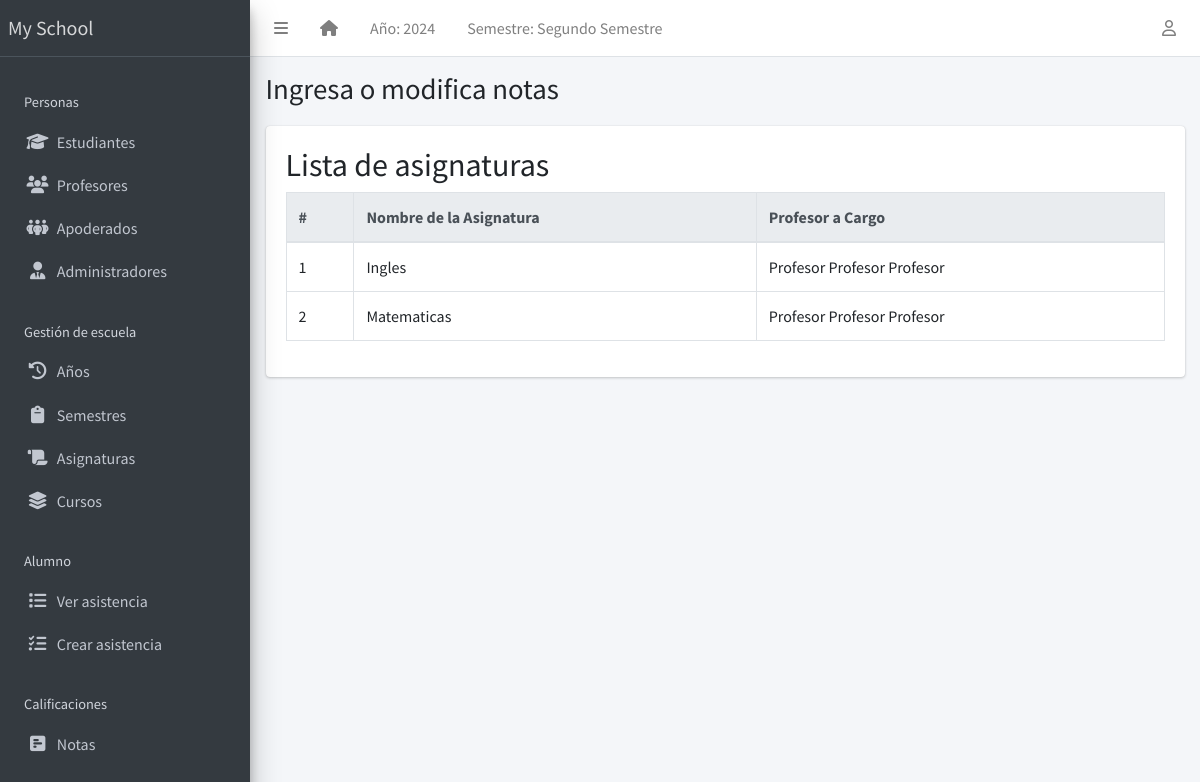
Screenshot of /result/subject_list/ with the database file from the repository.
### apps/corecode/models.py (models this page shows, shortened)
class AcademicSession(models.Model):
    name = models.CharField(max_length=200, unique=True)
    current = models.BooleanField(default=True)
    class Meta:
        ordering = ["-name"]

class AcademicTerm(models.Model):
    name = models.CharField(max_length=20, unique=True)
    current = models.BooleanField(default=True)
    class Meta:
        ordering = ["name"]

class SiteConfig(models.Model):
    key = models.SlugField()
    value = models.CharField(max_length=200)

class Subject(models.Model):
    name = models.CharField(max_length=200, unique=True, verbose_name="Nombre")
    class Meta:
        ordering = ["name"]

### apps/teachers/models.py (models this page shows, shortened)
class Teacher(models.Model):
    STATUS = [("activo", "Activo"), ("inactivo", "Inactivo")]
    GENDER = [("masculino", "Masculino"), ("femenino", "Femenino")]
    rut_regex = RegexValidator(
        regex=r"^\d{1,2}\d{3}\d{3}-[0-9kK]{1}$",
        message="El RUT debe estar en el formato 'XXXXXXXX-X'"
    )
    rut = models.CharField(max_length=12, unique=True, validators=[rut_regex], blank=True)
    estado = models.CharField(max_length=10, choices=STATUS, default="activo")
    apellido_paterno = models.CharField(max_length=200)
    apellido_materno = models.CharField(max_length=200)
    nombres = models.CharField(max_length=200, blank=True)
    sexo = models.CharField(max_length=10, choices=GENDER, default="masculino")
    fecha_nacimiento = models.DateField(default=timezone.now)
    fecha_admision = models.DateField(default=timezone.now)
    telefono_regex = RegexValidator(
        regex="^[0-9]{9,15}$", message="El número de teléfono no tiene el formato correcto."
    )
    telefono = models.CharField(
        validators=[telefono_regex], max_length=15, blank=True
    )
    direccion = models.TextField(blank=True)
    observaciones = models.TextField(blank=True)
    email = models.EmailField(
        max_length=254, unique=True, validators=[EmailValidator()],
        blank=True, null=True
    )
    foto = models.ImageField(blank=True, upload_to="students/fotos/")
    subjects = models.ManyToManyField(Subject, related_name="teachers", blank=True)
    class Meta:
        ordering = ["apellido_paterno", "apellido_materno", "nombres"]

### apps/result/views.py (the view)
# urls.py: path('subject_list/', subject_list, name='subject_list'),
def subject_list(request):
    subjects = Subject.objects.prefetch_related('teachers').all()
    return render(request, 'result/subject_list.html', {'subjects': subjects})

### apps/corecode/context_processors.py (called while the page is built)
def site_defaults(request):
    current_session = AcademicSession.objects.get(current=True)
    current_term = AcademicTerm.objects.get(current=True)
    vals = SiteConfig.objects.all()
    contexts = {
        "current_session": current_session.name,
        "current_term": current_term.name,
    }
    for val in vals:
        contexts[val.key] = val.value
    return contexts

### apps/templatetags/user_groups.py (called while the page is built)
@register.filter
def in_group(user, group_id):
    return user.groups.filter(id=group_id).exists()

### apps/result/templates/result/subject_list.html (shortened to what this page needs)
{% extends 'base.html' %}
{% block title %}Ingresa o modifica notas{% endblock title %}
{% block content %}
<h2>Lista de asignaturas</h2>
<div class="table-responsive">
  <table id="subjectTable" class="table table-bordered table-hover" data-page-length='10'>
    <thead class="thead-light">
      <tr>
        <th>#</th>
        <th>Nombre de la Asignatura</th>
        <th>Profesor a Cargo</th>
      </tr>
    </thead>
    <tbody>
      {% for subject in subjects %}
        <tr class="clickable-row" data-href="{% url 'create_result' subject.id %}">
          <td>{{ forloop.counter }}</td>
          <td>{{ subject.name }}</td>
          <td>
            {% for teacher in subject.teachers.all %}
              {{ teacher.nombres }} {{ teacher.apellido_paterno }} {{ teacher.apellido_materno }}
            {% empty %}
              Sin profesor asignado
            {% endfor %}
          </td>
        </tr>
      {% endfor %}
    </tbody>
  </table>
</div>
{% endblock content %}
{% block morejs %}
<link rel="stylesheet" href="//cdn.datatables.net/1.10.25/css/jquery.dataTables.min.css"/>
{% endblock morejs %}

### templates/base.html (shortened to what this page needs)
{% load static %}
{% load custom_templatetag %}
<!DOCTYPE html>
<html lang="en">
<head>
  <link rel="stylesheet" href="https://cdnjs.cloudflare.com/ajax/libs/dropzone/5.9.3/dropzone.min.css">
  <link rel="stylesheet" href="https://cdnjs.cloudflare.com/ajax/libs/font-awesome/6.6.0/css/all.min.css" />
  <link rel="stylesheet"
    href="{% static 'plugins/overlayScrollbars/css/OverlayScrollbars.min.css' %}">
  <link rel="stylesheet" href="{% static 'plugins/Datatables/datatables.min.css' %}" />
  <link rel="stylesheet" href="{% static 'dist/css/adminlte.min.css' %}">
</head>
<body
  class="hold-transition sidebar-mini layout-fixed layout-navbar-fixed layout-footer-fixed">
  <div class="wrapper">
    <nav class="main-header navbar navbar-expand navbar-white navbar-light">
      <ul class="navbar-nav">
        <li class="nav-item">
          <a class="nav-link" data-widget="pushmenu" href="#" role="button"><i
              class="fas fa-bars"></i></a>
        </li>
        <li class="nav-item d-none d-sm-inline-block">
          <a href="{% url 'home' %} " class="nav-link"><i class="fa fa-home"></i></a>
        </li>
        <li class="nav-item d-none d-sm-inline-block">
          <a href="{% url 'current-session' %}" class="nav-link">Año: {{ current_session }}</a>
        </li>
        <li class="nav-item d-none d-sm-inline-block">
          <a href="{% url 'current-session' %}" class="nav-link">Semestre: {{ current_term }}</a>
        </li>
      </ul>
      <ul class="navbar-nav ml-auto">
        <li class="nav-item dropdown">
          <a class="nav-link" data-toggle="dropdown" href="#">
            <i class="far fa-user"></i>
          </a>
        </li>
      </ul>
    </nav>
    <aside class="main-sidebar sidebar-dark-primary elevation-4">
      <a href="{% url 'home' %}" class="brand-link">{{ school_name | default:"MySchool" }}</a>
      <div class="sidebar">
        <nav class="mt-2">
          <ul class="nav nav-pills nav-sidebar flex-column" data-widget="treeview" role="menu" data-accordion="false">
            <li class="nav-header" style="padding: 1.7rem 1rem .5rem;">Personas</li>
            <li class="nav-item">
              <a href="{% url 'student-list' %}" class="nav-link">
                <i class="nav-icon fas fa-graduation-cap"></i>
                <p>
                  Estudiantes
                </p>
              </a>
            </li>
            <li class="nav-item">
              <a href="{% url 'teacher-list' %}" class="nav-link">
                <i class="nav-icon fas fa-users"></i>
                <p>
                  Profesores
                </p>
              </a>
            </li>
            <li class="nav-item">
              <a href="{% url 'representatives-list' %}" class="nav-link">
                <i class="nav-icon fas fa-people-group"></i>
                <p>
                  Apoderados
                </p>
              </a>
            </li>
            <li class="nav-item">
              <a href="{% url 'staff-list' %}" class="nav-link">
                <i class="nav-icon fas fa-user-tie"></i>
                <p>
                  Administradores
                </p>
              </a>
            </li>
            <li class="nav-header">Gestión de escuela</li>
            <li class="nav-item">
              <a href="{% url 'sessions' %}" class="nav-link">
                <i class="nav-icon fas fa-clock-rotate-left"></i>
                <p>
                  Años
                </p>
              </a>
            </li>
            <li class="nav-item">
              <a href="{% url 'terms' %}" class="nav-link">
                <i class="nav-icon fas fa-clipboard"></i>
                <p>
                  Semestres
                </p>
              </a>
            </li>
            <li class="nav-item">
              <a href="{% url 'subjects' %}" class="nav-link">
                <i class="nav-icon fas fa-scroll"></i>
                <p>
                  Asignaturas
                </p>
              </a>
            </li>
            <li class="nav-item">
              <a href="{% url 'classes' %}" class="nav-link">
                <i class="nav-icon fas fa-layer-group"></i>
                <p>
                  Cursos
                </p>
              </a>
            </li>
            <li class="nav-header" style="padding: 1.7rem 1rem .5rem;">Alumno</li>
            <li class="nav-item">
              <a href="{% url 'attendance-list' %}" class="nav-link">
                <i class="nav-icon fas fa-list"></i>
                <p>
                  Ver asistencia
                </p>
              </a>
            </li>
            <li class="nav-item">
              <a href="{% url 'attendance-list' %}" class="nav-link">
                <i class="nav-icon fas fa-list-check"></i>
                <p>
                  Crear asistencia
                </p>
              </a>
            </li>
            <li class="nav-header">Calificaciones</li>
            <li class="nav-item">
              <a href="{% url 'subject_list' %}" class="nav-link">
                <i class="nav-icon fas fa-square-poll-horizontal"></i>
                <p>
                  Notas
                </p>
              </a>
            </li>
          </ul>
        </nav>
      </div>
    </aside>
    <div class="content-wrapper">
      <section class="content-header">
        <div class="container-fluid">
          <div class="row mb-1">
            <div class="col-sm-8">
              <h1>{% block title %}{% endblock title %}</h1>
            </div>
            <div class="col-sm-4">
            </div>
          </div>
        </div>
      </section>
      <section class="content">
        <div class="container-fluid">
          <div class="row">
            <div class="col-md-12">
              {% block fullcard %}
              <div class="card">
                <div class="card-body">
                  <div class="row">
                    <div class="col">
                      {% block content %}
                      {% endblock content %}
                    </div>
                  </div>
                </div>
              </div>
              {% endblock fullcard %}
            </div>
          </div>
        </div>
      </section>
    </div>
  </div>
  {% block morejs %}
  {% endblock morejs %}
</body>
</html>

### rows the page displays
AcademicSession: name "2024"
AcademicTerm: name "Segundo Semestre"
SiteConfig: value "My School"
Subject: name "Ingles"
Teacher: nombres "Profesor", apellido_paterno "Profesor", apellido_materno "Profesor"
Subject: name "Matematicas"
